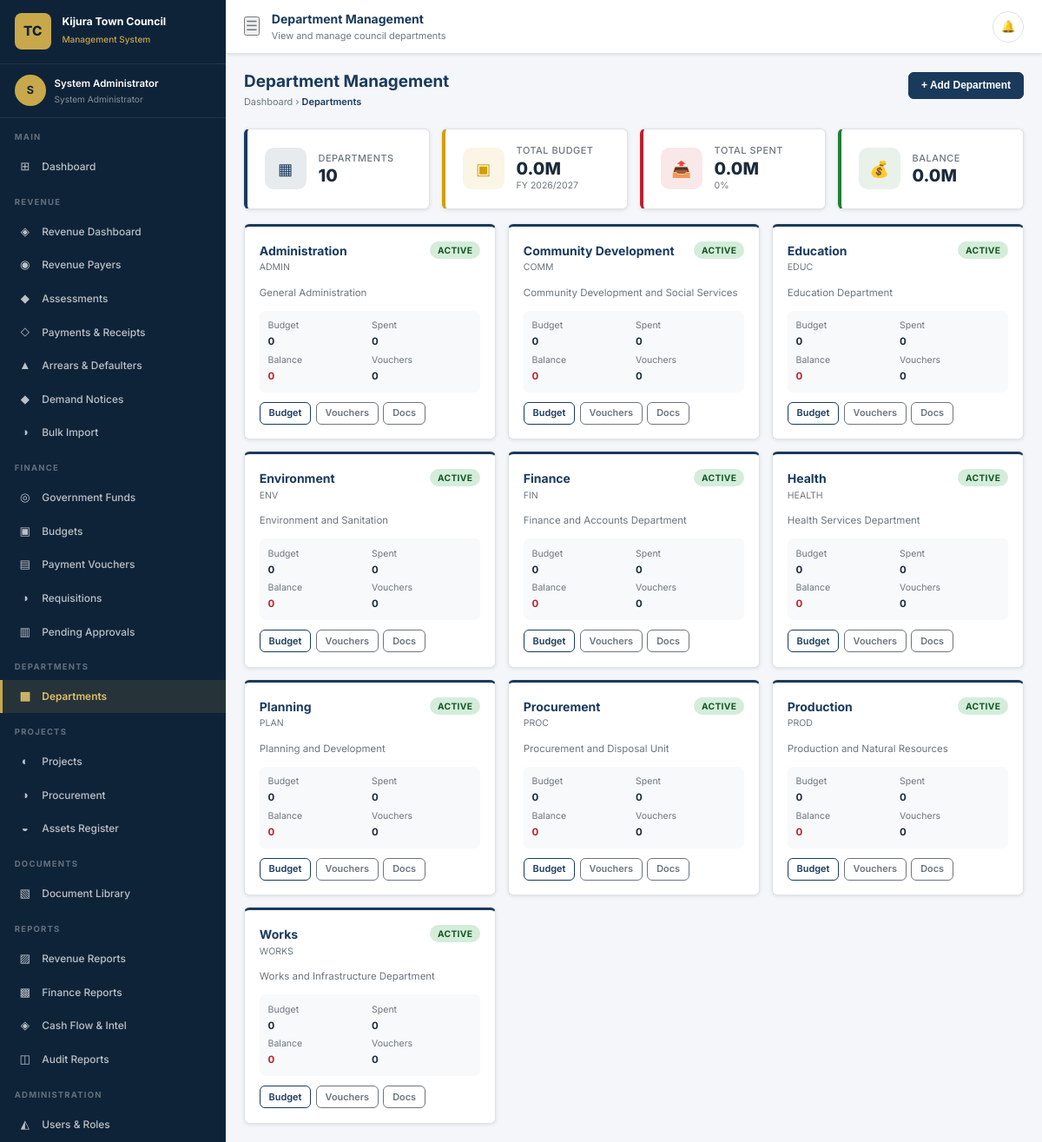
Page /modules/departments/index.php (signed in) on the committed database.
### tables this page shows
CREATE TABLE IF NOT EXISTS users (
    id INT AUTO_INCREMENT PRIMARY KEY,
    employee_id VARCHAR(50) UNIQUE,
    username VARCHAR(100) NOT NULL UNIQUE,
    email VARCHAR(200) NOT NULL UNIQUE,
    password_hash VARCHAR(255) NOT NULL,
    full_name VARCHAR(200) NOT NULL,
    phone VARCHAR(20),
    role_id INT NOT NULL,
    department_id INT,
    designation VARCHAR(150),
    is_active TINYINT(1) DEFAULT 1,
    must_change_password TINYINT(1) DEFAULT 0,
    last_login TIMESTAMP NULL,
    login_attempts INT DEFAULT 0,
    locked_until TIMESTAMP NULL,
    two_fa_enabled TINYINT(1) DEFAULT 0,
    two_fa_secret VARCHAR(100),
    profile_photo VARCHAR(255),
    created_by INT,
    created_at TIMESTAMP DEFAULT CURRENT_TIMESTAMP,
    updated_at TIMESTAMP DEFAULT CURRENT_TIMESTAMP ON UPDATE CURRENT_TIMESTAMP,
    FOREIGN KEY (role_id) REFERENCES roles(id),
    FOREIGN KEY (department_id) REFERENCES departments(id)
);

CREATE TABLE IF NOT EXISTS roles (
    id INT AUTO_INCREMENT PRIMARY KEY,
    name VARCHAR(100) NOT NULL UNIQUE,
    slug VARCHAR(100) NOT NULL UNIQUE,
    description TEXT,
    created_at TIMESTAMP DEFAULT CURRENT_TIMESTAMP
);

CREATE TABLE IF NOT EXISTS departments (
    id INT AUTO_INCREMENT PRIMARY KEY,
    dept_code VARCHAR(20) NOT NULL UNIQUE,
    name VARCHAR(200) NOT NULL,
    description TEXT,
    head_user_id INT,
    is_active TINYINT(1) DEFAULT 1,
    created_at TIMESTAMP DEFAULT CURRENT_TIMESTAMP,
    updated_at TIMESTAMP DEFAULT CURRENT_TIMESTAMP ON UPDATE CURRENT_TIMESTAMP
);

### modules/departments/index.php (the view, shortened to what the rows shown need)
<?php
require_once __DIR__ . '/../../includes/layout.php';
$user = getCurrentUser();
$db   = getDB();
$fy   = getSystemSetting('current_financial_year') ?? CURRENT_FINANCIAL_YEAR;
$depts = $db->query("SELECT d.*, u.full_name AS hod_name FROM departments d LEFT JOIN users u ON d.head_user_id=u.id ORDER BY d.name")->fetchAll();
$deptStats = [];
foreach ($depts as $dept) {
    $budgetStmt = $db->prepare("SELECT COALESCE(SUM(COALESCE(revised_amount,approved_amount)),0) AS budget, COALESCE(SUM(spent_amount),0) AS spent FROM budgets WHERE department_id=? AND financial_year=?");
    $budgetStmt->execute([$dept['id'], $fy]);
    $bs = $budgetStmt->fetch();
    $vStmt = $db->prepare("SELECT COUNT(*) FROM payment_vouchers WHERE department_id=? AND financial_year=? AND status NOT IN ('rejected','cancelled')");
    $vStmt->execute([$dept['id'], $fy]);
    $deptStats[$dept['id']] = ['budget'=>(float)$bs['budget'], 'spent'=>(float)$bs['spent'], 'vouchers'=>(int)$vStmt->fetchColumn()];
}
renderHead('Departments');
echo '<body><div class="app-wrapper">';
renderSidebar($user);
echo '<div class="main-content">';
renderPageStart('Department Management','', [
    ['url'=>APP_URL.'/dashboard.php','label'=>'Dashboard'],
    ['url'=>'#','label'=>'Departments']
]);
renderPageActions(hasRole(['admin','town_clerk']) ? '<button class="btn btn-primary" data-modal="addDeptModal">+ Add Department</button>' : '');
?>
<div class="grid-3">
  <?php foreach ($depts as $d):
    $st  = $deptStats[$d['id']];
  ?>
  <div class="card" style="border-top:3px solid var(--primary);">
    <div class="card-body">
      <div style="display:flex;justify-content:space-between;align-items:flex-start;margin-bottom:.8rem;">
        <div>
          <div class="fw-700" style="font-size:1rem;color:var(--primary);"><?=htmlspecialchars($d['name'])?></div>
          <div class="fs-xs text-muted"><?=htmlspecialchars($d['dept_code'])?></div>
        </div>
        <?=getStatusBadge($d['is_active']?'active':'inactive')?>
      </div>
      <?php if ($d['description']): ?>
      <p class="fs-sm text-muted" style="margin-bottom:.8rem;"><?=htmlspecialchars(substr($d['description'],0,80))?></p>
      <?php endif; ?>
      <div style="background:#f8f9fa;border-radius:6px;padding:.7rem;margin-bottom:.8rem;">
        <div class="grid-2" style="gap:.3rem;">
          <div><div class="fs-xs text-muted">Budget</div><div class="fw-700 fs-sm"><?=number_format($st['budget'])?></div></div>
          <div><div class="fs-xs text-muted">Spent</div><div class="fw-700 fs-sm"><?=number_format($st['spent'])?></div></div>
          <div><div class="fs-xs text-muted">Balance</div><div class="fw-700 fs-sm <?=$st['budget']-$st['spent']>0?'text-success':'text-danger'?>"><?=number_format($st['budget']-$st['spent'])?></div></div>
          <div><div class="fs-xs text-muted">Vouchers</div><div class="fw-700 fs-sm"><?=$st['vouchers']?></div></div>
        </div>
      </div>
      <div style="display:flex;gap:.4rem;">
        <a href="<?=APP_URL?>/modules/budget/index.php?dept=<?=$d['id']?>" class="btn btn-sm btn-outline-primary">Budget</a>
        <a href="<?=APP_URL?>/modules/expenditure/vouchers.php?dept_id=<?=$d['id']?>" class="btn btn-sm btn-outline-secondary">Vouchers</a>
        <a href="<?=APP_URL?>/modules/documents/index.php?dept_id=<?=$d['id']?>" class="btn btn-sm btn-outline-secondary">Docs</a>
      </div>
    </div>
  </div>
  <?php endforeach; ?>
</div>
<?php renderPageEnd(); echo '</div></div>'; renderFooter(); ?>

### includes/layout.php (shortened to what the rows shown need)
<?php
require_once __DIR__ . '/../includes/functions.php';
$__user = getCurrentUser();
function getSidebarNav(array $user): array {
    $role = $user['role_slug'];
    $nav  = [];
    $nav[] = ['section' => 'Main'];
    $nav[] = ['label' => 'Dashboard', 'href' => 'dashboard.php', 'icon' => '⊞', 'module' => 'dashboard'];
    if (in_array($role, ['admin','town_clerk','finance_officer','revenue_officer','auditor','management'])) {
        $nav[] = ['section' => 'Revenue'];
        $nav[] = ['label' => 'Revenue Dashboard',   'href' => 'modules/revenue/dashboard.php',    'icon' => '◈', 'module' => 'revenue'];
        $nav[] = ['label' => 'Revenue Payers',       'href' => 'modules/revenue/payers.php',       'icon' => '◉', 'module' => 'payers'];
        $nav[] = ['label' => 'Assessments',          'href' => 'modules/revenue/assessments.php',  'icon' => '◆', 'module' => 'assessments'];
        $nav[] = ['label' => 'Payments & Receipts',  'href' => 'modules/revenue/payments.php',     'icon' => '◇', 'module' => 'payments'];
        $nav[] = ['label' => 'Arrears & Defaulters', 'href' => 'modules/revenue/arrears.php',      'icon' => '▲', 'module' => 'arrears'];
        $nav[] = ['label' => 'Demand Notices',       'href' => 'modules/revenue/demand_notice.php', 'icon' => '◆', 'module' => 'demand_notice'];
        $nav[] = ['label' => 'Bulk Import',           'href' => 'modules/revenue/bulk_import.php',   'icon' => '◑', 'module' => 'bulk_import'];
    }
    if (in_array($role, ['admin','town_clerk','finance_officer','auditor','management'])) {
        $nav[] = ['section' => 'Finance'];
        $nav[] = ['label' => 'Government Funds',  'href' => 'modules/funding/index.php',         'icon' => '◎', 'module' => 'funding'];
        $nav[] = ['label' => 'Budgets',           'href' => 'modules/budget/index.php',          'icon' => '▣', 'module' => 'budget'];
    }
    if (in_array($role, ['admin','town_clerk','finance_officer','hod','auditor'])) {
        $nav[] = ['label' => 'Payment Vouchers',  'href' => 'modules/expenditure/vouchers.php',  'icon' => '▤', 'module' => 'vouchers'];
        $nav[] = ['label' => 'Requisitions',       'href' => 'modules/expenditure/requisitions.php','icon' => '◑', 'module' => 'requisitions'];
        $nav[] = ['label' => 'Pending Approvals', 'href' => 'modules/expenditure/approvals.php', 'icon' => '▥', 'module' => 'approvals'];
    }
    if (in_array($role, ['admin','town_clerk','finance_officer','hod','auditor','management'])) {
        $nav[] = ['section' => 'Departments'];
        $nav[] = ['label' => 'Departments',       'href' => 'modules/departments/index.php',     'icon' => '▦', 'module' => 'departments'];
    }
    if (in_array($role, ['admin','town_clerk','finance_officer','hod','auditor','management'])) {
        $nav[] = ['section' => 'Projects'];
        $nav[] = ['label' => 'Projects',          'href' => 'modules/projects/index.php',        'icon' => '◐', 'module' => 'projects'];
        $nav[] = ['label' => 'Procurement',       'href' => 'modules/procurement/index.php',     'icon' => '◑', 'module' => 'procurement'];
        $nav[] = ['label' => 'Assets Register',   'href' => 'modules/assets_mgmt/index.php',     'icon' => '◒', 'module' => 'assets'];
    }
    $nav[] = ['section' => 'Documents'];
    $nav[] = ['label' => 'Document Library',  'href' => 'modules/documents/index.php',       'icon' => '▧', 'module' => 'documents'];
    $nav[] = ['section' => 'Reports'];
    $nav[] = ['label' => 'Revenue Reports',    'href' => 'modules/reports/revenue.php',   'icon' => '▨', 'module' => 'reports'];
    $nav[] = ['label' => 'Finance Reports',    'href' => 'modules/reports/finance.php',   'icon' => '▩', 'module' => 'reports'];
    $nav[] = ['label' => 'Cash Flow & Intel',  'href' => 'modules/reports/cashflow.php',  'icon' => '◈', 'module' => 'cashflow'];
    if (in_array($role, ['admin','town_clerk','auditor'])) {
        $nav[] = ['label' => 'Audit Reports',  'href' => 'modules/reports/audit.php',     'icon' => '◫', 'module' => 'reports'];
    }
    if (in_array($role, ['admin','town_clerk'])) {
        $nav[] = ['section' => 'Administration'];
        $nav[] = ['label' => 'Users & Roles',     'href' => 'modules/admin/users.php',          'icon' => '◭', 'module' => 'users'];
        $nav[] = ['label' => 'Audit Trail',       'href' => 'modules/audit/index.php',           'icon' => '◮', 'module' => 'audit'];
        $nav[] = ['label' => 'System Settings',   'href' => 'modules/admin/settings.php',        'icon' => '◬', 'module' => 'settings'];
    }
    return $nav;
}
function renderHead(string $title, array $extraCss = []): void {
    $appName = defined('APP_NAME') ? APP_NAME : 'TCMS';
    $base    = defined('APP_URL')  ? APP_URL  : '';
    echo <<<HTML
<!DOCTYPE html>
<html lang="en">
<head>
  <meta charset="UTF-8">
  <meta name="viewport" content="width=device-width, initial-scale=1.0">
  <meta name="robots" content="noindex,nofollow">
  <title>{$title} — {$appName}</title>
  <link rel="preconnect" href="https://fonts.googleapis.com">
  <link href="https://fonts.googleapis.com/css2?family=Inter:wght@400;500;600;700;800&display=swap" rel="stylesheet">
  <link rel="stylesheet" href="{$base}/assets/css/tcms.css">
HTML;
    echo "</head>\n";
}
function renderSidebar(array $user): void {
    $base    = defined('APP_URL') ? APP_URL : '';
    $nav     = getSidebarNav($user);
    $initial = strtoupper(substr($user['full_name'], 0, 1));
    $councilName = getSystemSetting('council_name') ?? 'Town Council';
    echo <<<HTML
<aside class="sidebar" id="sidebar">
  <div class="sidebar-brand">
    <div class="brand-emblem">TC</div>
    <div class="brand-text">
      <h2>{$councilName}</h2>
      <span>Management System</span>
    </div>
  </div>
  <div class="sidebar-user">
    <div class="user-avatar">{$initial}</div>
    <div class="user-info">
      <div class="name">{$user['full_name']}</div>
      <div class="role">{$user['role_name']}</div>
    </div>
  </div>
  <nav>
HTML;
    foreach ($nav as $item) {
        if (isset($item['section'])) {
            echo "    <div>\n";
            continue;
        }
    }
    echo <<<HTML
    </div>
  </nav>
  <div class="sidebar-footer">
    <a href="{$base}/modules/auth/profile.php">⚙ My Profile</a>
    <a href="{$base}/modules/auth/logout.php">⏻ Sign Out</a>
  </div>
</aside>
<div id="sidebarOverlay" style="display:none;position:fixed;inset:0;background:rgba(0,0,0,.4);z-index:999;" onclick="document.getElementById('sidebar').classList.remove('open');this.style.display='none';"></div>
HTML;
}
function renderPageStart(string $title, string $subtitle = '', array $breadcrumb = []): void {
    echo '<div class="page-content">' . "\n";
    if ($title) {
        $bcHtml = '';
        if ($breadcrumb) {
            $bcHtml = '<div class="breadcrumb">';
            foreach ($breadcrumb as $i => $crumb) {
                if ($i < count($breadcrumb) - 1) {
                    $bcHtml .= "<a href=\"{$crumb['url']}\">{$crumb['label']}</a> &rsaquo; ";
                } else {
                    $bcHtml .= "<span>{$crumb['label']}</span>";
                }
            }
            $bcHtml .= '</div>';
        }
        echo <<<HTML
<div class="page-header">
  <div>
    <h1>{$title}</h1>
    {$bcHtml}
  </div>
HTML;
    }
}
function renderPageActions(string $html = ''): void {
    echo "</div>\n";
}
function renderPageEnd(): void {
    echo '</div>' . "\n";
}
function renderFooter(array $scripts = []): void {
    echo "</body>\n</html>\n";
}

### includes/functions.php (shortened to what the rows shown need)
<?php
function getCurrentUser(): ?array {
    static $user = null;
    if ($user !== null) return $user;
    $db = getDB();
    $stmt = $db->prepare("SELECT u.*, r.slug AS role_slug, r.name AS role_name, d.name AS dept_name
                          FROM users u
                          JOIN roles r ON u.role_id = r.id
                          LEFT JOIN departments d ON u.department_id = d.id
                          WHERE u.id = ? AND u.is_active = 1");
    $stmt->execute([$_SESSION['user_id']]);
    $user = $stmt->fetch();
    return $user ?: null;
}
function getStatusBadge(string $status): string {
    $map = [
        'active'            => 'badge-success',
        'paid'              => 'badge-success',
        'completed'         => 'badge-success',
        'approved'          => 'badge-success',
        'hod_approved'      => 'badge-info',
        'tc_approved'       => 'badge-info',
        'finance_verified'  => 'badge-info',
        'finance_cleared'   => 'badge-primary',
        'draft'             => 'badge-secondary',
        'submitted'         => 'badge-primary',
        'pending'           => 'badge-warning',
        'partial'           => 'badge-warning',
        'overdue'           => 'badge-danger',
        'rejected'          => 'badge-danger',
        'cancelled'         => 'badge-dark',
        'voided'            => 'badge-dark',
        'returned'          => 'badge-warning',
        'inactive'          => 'badge-secondary',
        'suspended'         => 'badge-danger',
        'open'              => 'badge-success',
        'closed'            => 'badge-secondary',
        'locked'            => 'badge-dark',
    ];
    $class  = $map[strtolower($status)] ?? 'badge-secondary';
    $label  = ucwords(str_replace('_', ' ', $status));
    return "<span class=\"badge {$class}\">{$label}</span>";
}
function getSystemSetting(string $key): ?string {
    static $settings = null;
    if ($settings === null) {
        try {
            $db = getDB();
            $rows = $db->query("SELECT setting_key, setting_value FROM system_settings")->fetchAll();
            $settings = array_column($rows, 'setting_value', 'setting_key');
        } catch (Exception $e) {
            return null;
        }
    }
    return $settings[$key] ?? null;
}

### rows in the picture
users: full_name "S", full_name "System Administrator", role.name "System Administrator"
departments: name "Administration", dept_code "ADMIN", description "General Administration", id "0", $st['budget']-$st['spent'] "0"
departments: name "Community Development", dept_code "COMM", description "Community Development and Social Services", id "0", $st['budget']-$st['spent'] "0"
departments: name "Education", dept_code "EDUC", description "Education Department", id "0", $st['budget']-$st['spent'] "0"
departments: name "Environment", dept_code "ENV", description "Environment and Sanitation", id "0", $st['budget']-$st['spent'] "0"
departments: name "Finance", dept_code "FIN", description "Finance and Accounts Department", id "0", $st['budget']-$st['spent'] "0"
departments: name "Health", dept_code "HEALTH", description "Health Services Department", id "0", $st['budget']-$st['spent'] "0"
departments: name "Planning", dept_code "PLAN", description "Planning and Development", id "0", $st['budget']-$st['spent'] "0"
departments: name "Procurement", dept_code "PROC", description "Procurement and Disposal Unit", id "0", $st['budget']-$st['spent'] "0"
departments: name "Production", dept_code "PROD", description "Production and Natural Resources", id "0", $st['budget']-$st['spent'] "0"
departments: name "Works", dept_code "WORKS", description "Works and Infrastructure Department", id "0", $st['budget']-$st['spent'] "0"

### other values in the picture
$councilName "Kijura Town Council"
$item['section'] "MAIN"
$icon "⊞"
$label "Dashboard"
$item['section'] "REVENUE"
$icon "◈"
$label "Revenue Dashboard"
$icon "◉"
$label "Revenue Payers"
$icon "◆"
$label "Assessments"
$icon "◇"
$label "Payments & Receipts"
$icon "▲"
$label "Arrears & Defaulters"
